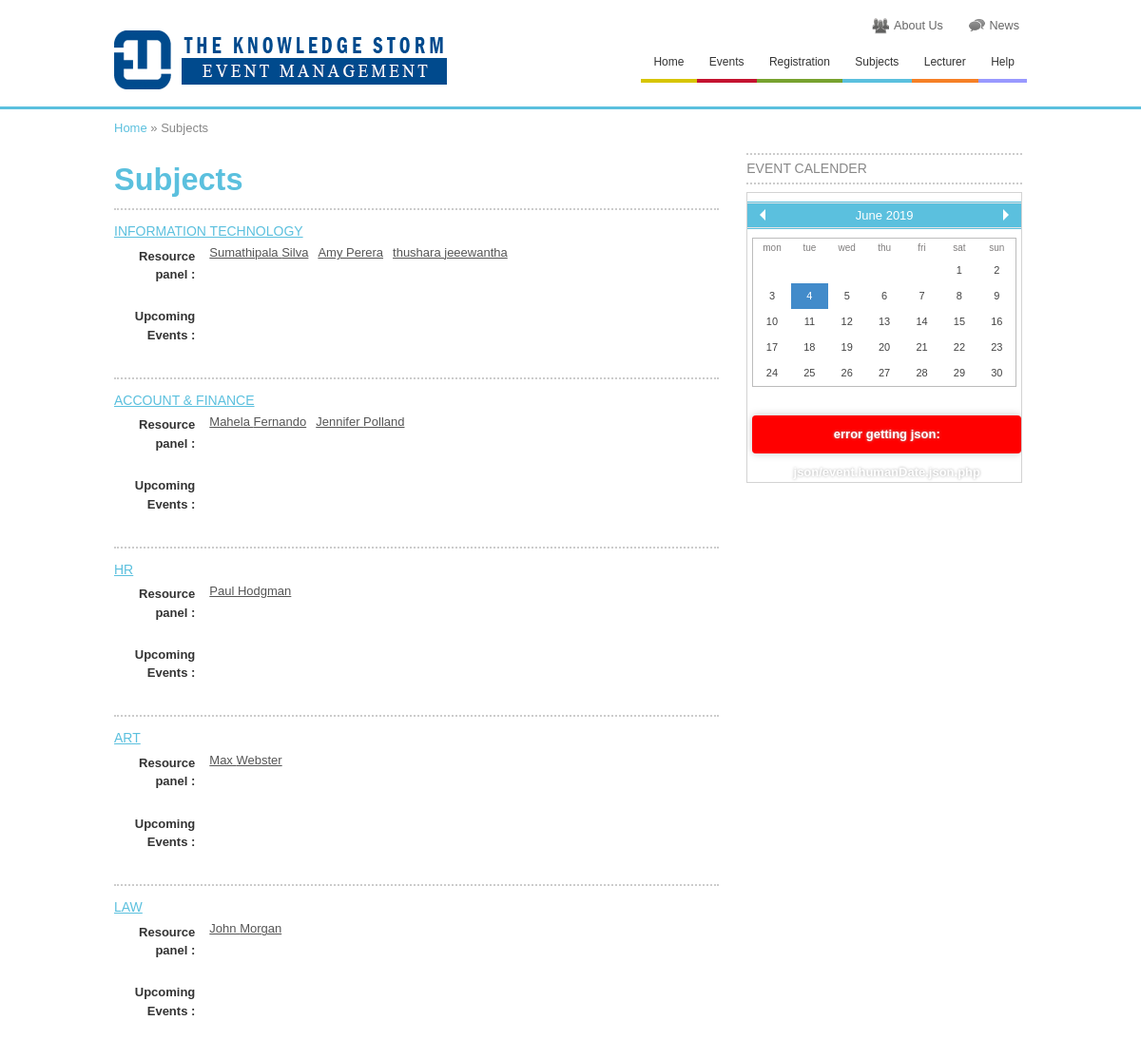
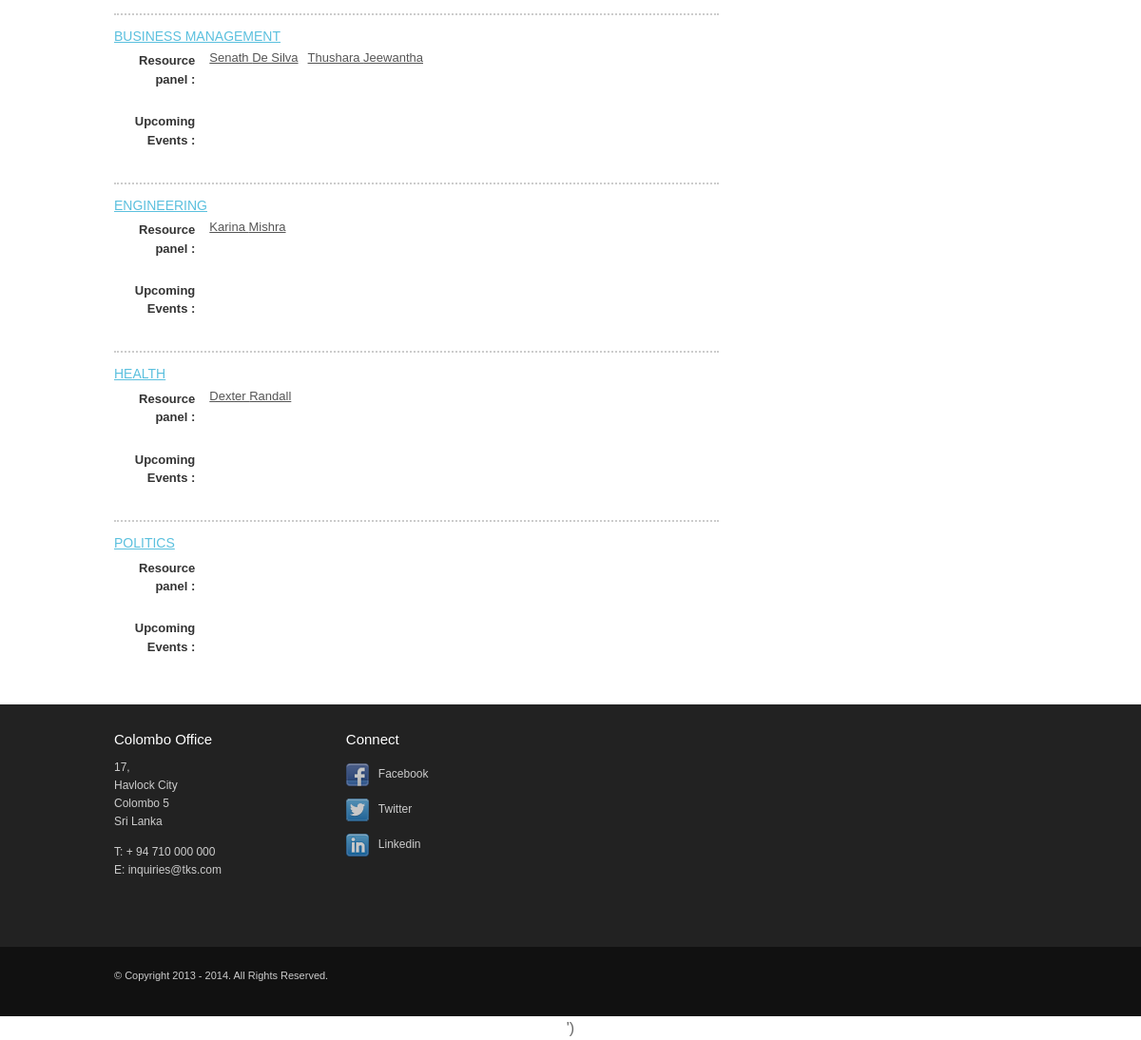
The page /subject.php on the database its author committed (2 pictures, top to bottom).
### tables this page shows
CREATE TABLE IF NOT EXISTS `subject` (
  `id` int(11) NOT NULL AUTO_INCREMENT,
  `name` varchar(100) NOT NULL,
  PRIMARY KEY (`id`)
);

CREATE TABLE IF NOT EXISTS `lecturer` (
  `lecturer_id` int(11) NOT NULL AUTO_INCREMENT,
  `email` varchar(50) NOT NULL,
  `fname` varchar(15) NOT NULL,
  `lname` varchar(15) NOT NULL,
  `password` varchar(50) NOT NULL,
  `contact` varchar(20) NOT NULL,
  `a_no` varchar(20) NOT NULL,
  `a_street` varchar(50) NOT NULL,
  `a_city` varchar(50) NOT NULL,
  `a_country` varchar(50) NOT NULL,
  `industry_category` int(11) NOT NULL,
  `education_level` int(11) NOT NULL,
  `working_exp` varchar(500) NOT NULL,
  `company_name` varchar(100) NOT NULL,
  `company_designation` varchar(100) NOT NULL,
  `summary` varchar(500) NOT NULL,
  `experience` varchar(500) NOT NULL,
  `skills` varchar(500) NOT NULL,
  `membership` varchar(500) NOT NULL,
  `role` varchar(20) NOT NULL,
  `rdate` datetime NOT NULL,
  `activation` varchar(300) NOT NULL,
  `status` enum('0','1') NOT NULL,
  `admin_confirm` varchar(20) NOT NULL,
  `full_img` varchar(100) NOT NULL,
  `thumb_img` varchar(100) NOT NULL,
  PRIMARY KEY (`lecturer_id`)
);

### classes/db.class.php (called while the page is built, shortened)
<?php
  class DB
  {
    function query($query, $debug = -1)
    {
      $this->lastResult = mysql_query($query) or $this->debugAndDie($query);
      return $this->lastResult;
    }
    function fetchNextObject($result = NULL)
    {
      if ($result == NULL || mysql_num_rows($result) < 1)
        return NULL;
      else
        return mysql_fetch_object($result);
    }
    function getMicroTime()
    {
      list($msec, $sec) = explode(' ', microtime());
      return floor($sec / 1000) + $msec;
    }
  }
?>

### classes/user.class.php (called while the page is built, shortened)
<?php
class User
{
	var $db;
	function User()
	{
		$this->db = new DB();
	}
	function getSubject(){
		$query = $this->db->query("SELECT * FROM `subject`");
		$return = array();
		while($user = $this->db->fetchNextObject($query)){
			$return[] = array(
				'id' 			=> $user->id,
				'name' 			=> $user->name
			);
		}
		return $return;
	}
	function getLecturers($sid){
		$query = $this->db->query("SELECT * FROM `lecturer` WHERE industry_category = ".mysql_real_escape_string($sid));
		$return = array();
		while($Lecturer = $this->db->fetchNextObject($query)){
			$return[] = array(
				'id' 					=> $Lecturer->lecturer_id,
				'email' 				=> $Lecturer->email,
				'fname' 				=> $Lecturer->fname,
				'lname' 				=> $Lecturer->lname,
				'contact'				=> $Lecturer->contact,
				'rolename'				=> $Lecturer->role,
				'a_no'					=> $Lecturer->a_no,
				'a_street'				=> $Lecturer->a_street,
				'a_city'				=> $Lecturer->a_city,
				'a_country'				=> $Lecturer->a_country,
				'company_designation'	=> $Lecturer->company_designation,
				'full_img'				=> $Lecturer->full_img,
				'industry_category'		=> $Lecturer->industry_category,
				'education_level'		=> $Lecturer->education_level,
				'status'				=> $Lecturer->status,
				'admin_confirm'			=> $Lecturer->admin_confirm,
				'summary'				=> $Lecturer->summary,
			);
		}
		return $return;
	}
}
?>

### subject.php (the view, shortened to what this page needs)
<?php
include_once 'classes/db.class.php';
include_once 'classes/user.class.php';
$usr = new User();
?>
<!DOCTYPE html>
 <html class="no-js">
<head>
	<link rel="stylesheet" href="css/eventCalendar.css">
	<link rel="stylesheet" href="css/eventCalendar_theme_responsive.css">
	<?php include('header.php'); ?>
</head>
<body>
<div id="wrapper">
	<div id="headcontainer">
		<?php include('top.php'); ?>
	</div>
	<div id="maincontentcontainer" class="our_sbjt">
		<div id="maincontent">
			<div class="breadcrumb">
            	<a href="index.php">Home</a> &raquo; Subjects
            </div>
			<div class="section group">
                <div class="col span_3_of_4 content_aside">
                	<h1>Subjects</h1>
                	<div class="proList">
                	<?php
						$sbtList = $usr->getSubject();
						if($sbtList){
							echo '
								<ul>
							';
							foreach($sbtList as $singleSubject){
								$singleSubject = (object)$singleSubject;
								echo '
									<li>
		                                <div style="70%:float:left;">
		                                	<h3><a style="color:#5BC0DE !important;text-decoration: underline; text-transform:uppercase;font-size:14px !important;">'.$singleSubject->name.'</a></h3>
		                        			<table><tr><th style="width:15%;vertical-align:middle;text-align:right">Resource panel :</th><td width="85%">		                        ';
		                        $lecturerList = $usr->getLecturers($singleSubject->id);
		                        if($lecturerList){
		                        	foreach($lecturerList as $singleLecturer){
		                        		$singleLecturer = (object)$singleLecturer;
		                        		echo '<small style="float:left;margin:0 10px 5px 0;display: inline;white-space: nowrap;"><a style="color: #555;text-decoration:underline;" href="profile.php?pid='.$singleLecturer->id.'">'.$singleLecturer->fname.' '.$singleLecturer->lname.'</a></small>';
		                        	}
		                        }
		                        echo '</td></tr></table>
		                        			<table><tr><th style="width:15%;vertical-align:middle;text-align:right">Upcoming Events : </th><td width="85%">
		                        ';
		                        echo ' 	</td></tr></table>
		                        		</div>
	                                </li>
								';
							}
							echo '
								 </ul>
							';
						}
						else{
							echo '
								 <pre style="background:#F68026 ;color:#FFFFFF;padding:5px;text-align:center;">No details.</pre>
							';
						}
					?>
                    </div>
                </div>
                <div class="col span_1_of_4 pg_aside">
                	<div class="also_in">
			        	<h3 class="accordion-box-header"><div class="accordion-box-link"></div>Event calender</h3>
			        	<div id="eventCalendarHumanDate"></div>
			      	</div>
                </div>
          	</div>
		</div>
	</div>
	<?php include('footer.php'); ?>
</div>
	<?php include('footer_includes.php'); ?>
</body>
</html>

### css/eventCalendar.css (style rules this page uses)
.eventCalendar-wrap { position:relative; overflow:hidden; }

### css/eventCalendar_theme_responsive.css (style rules this page uses)
.eventCalendar-wrap { border:solid 1px #d3d3d3; margin-bottom:20px; background-color:#fff; color:#807E7E; }

### css/site.css (style rules this page uses)
body { margin : 0 auto; padding : 0; font : 100%/1.6 Arial, "Helvetica Neue", Helvetica, Helve, sans-serif; color : #666; text-align: center; background: #ffffff; }
h1, h2, h3, h4, h5, h6 { font-family: Arial, "Helvetica Neue", Helvetica, Helve, sans-serif; font-weight : normal; margin-top: 0px; }
h1 { color: #004b8e; margin-bottom : 0.2em; font-size : 2.5em; line-height : 1.4; font-weight:bold; }
h3 { color: #000; margin-bottom : 0.3em; font-size : 1.375em; line-height : 1.3; }
p, ol, ul, dl, address { margin-bottom : 1em; font-size : 1em; }
ul, ol { margin : 0 0 1.5em 0; padding : 0 0 0 24px; }
small { font-size : 1em; }
a { color : #004b8d; -webkit-transition: all 0.3s ease; -moz-transition: all 0.3s ease; -o-transition: all 0.3s ease; transition: all 0.3s ease; text-decoration: none; }
table { border-collapse : collapse; border-spacing : 0; margin-bottom : 1.4em; width : 100%; }
th, td, caption { padding : .25em 10px .25em 5px; }
#wrapper { width: 100%; position: relative; text-align: left; }
#headcontainer { width: 100%; }
#maincontentcontainer { width: 100%; border-top:3px #004a8d solid; margin-top:0.6em; }
#maincontent { clear: both; width: 80%; max-width: 92.31em; margin: 0 auto; color: #333; line-height: 1.5em; font-size: 0.8125em; }
.section { padding: 0.5em 0; margin: 0; }
.breadcrumb { color:#888; padding:0.8em 0 0 0; }
.breadcrumb a { color:#004a8d; }
#maincontentcontainer h1 { margin-top:0.2em; }
.our_sbjt .breadcrumb a, .our_sbjt h1 { color: #5BC0DE; }
.our_sbjt { border-top:3px #5BC0DE solid !important; }
.proList ul { list-style-type:none; margin:0; padding:0 0 0 0; }
.proList li { float:left; width:100%; padding:1em 0; border-top:2px #ccc dotted; }
.content_aside { padding-right:1.5%; width: 66.2% !important; border-right: 0px #ccc dotted; }
.pg_aside { padding-left:0; width: 30.2% !important; }
.accordion-box-header { position:relative; border-top:2px #ccc dotted; border-bottom:2px #ccc dotted; padding:0.4em 0; margin-bottom:0.6em; }
.col { display: block; float:left; margin: 1% 0 1% 1.6%; }
.col:first-child { margin-left: 0; }
.span_3_of_4 { width: 74.6%; }
.span_1_of_4 { width: 23.8%; }
.group:before, .group:after { content:""; display:table; }
.group:after { clear:both; }
.group { zoom:1; }
html { -webkit-overflow-scrolling : touch; -webkit-tap-highlight-color : rgb(52,158,219); -webkit-text-size-adjust : 100%; -ms-text-size-adjust : 100%; }

### css/app.css (style rules this page uses)
.panel th, td { padding: 0 0 0 5px; }

### subject.php (style rules this page uses)
h3 { color: #888888 !important; font-size: 14px !important; font-weight: normal; text-transform: uppercase; }

### rows shown on the page
subject: name "INFORMATION TECHNOLOGY"
lecturer: fname "Sumathipala", lname "Silva"
lecturer: fname "Amy", lname "Perera"
lecturer: fname "thushara", lname "jeeewantha"
subject: name "ACCOUNT & FINANCE"
lecturer: fname "Mahela", lname "Fernando"
lecturer: fname "Jennifer", lname "Polland"
subject: name "HR"
lecturer: fname "Paul", lname "Hodgman"
subject: name "ART"
lecturer: fname "Max", lname "Webster"
subject: name "LAW"
lecturer: fname "John", lname "Morgan"
subject: name "BUSINESS MANAGEMENT"
lecturer: fname "Senath", lname "De Silva"
lecturer: fname "Thushara", lname "Jeewantha"
subject: name "ENGINEERING"
lecturer: fname "Karina", lname "Mishra"
subject: name "HEALTH"
lecturer: fname "Dexter", lname "Randall"
subject: name "POLITICS"
